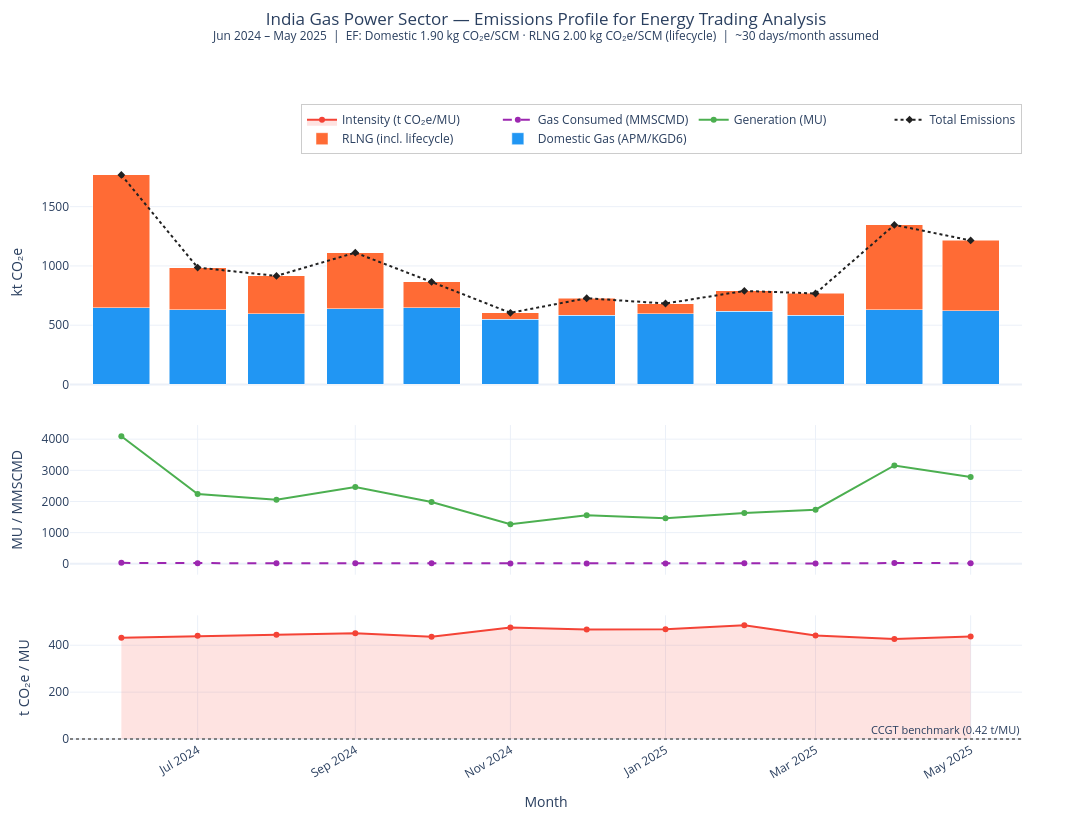

Source (notebook cell):
### Code cell
# ── EMISSION FACTORS (kg CO2 per MMSCMD per day → converted to tonnes/month) ─
# Natural gas: ~1.9 kg CO2 per SCM burned
# Domestic APM/KGD6 and RLNG are both methane-dominant but RLNG has slightly
# higher lifecycle emissions due to liquefaction & shipping energy (~5% uplift).
# Sources: IPCC AR6, IEA Gas Combustion EF
EF_DOM_KG_PER_SCM  = 1.90          # kg CO₂e per SCM — domestic pipeline gas
EF_RLNG_KG_PER_SCM = 1.90 * 1.05   # kg CO₂e per SCM — RLNG (5% lifecycle uplift)
SCM_PER_MMSCMD_PER_MONTH = 1e6     # 1 MMSCMD = 1,000,000 SCM/day
DAYS_PER_MONTH = 30                 # approximate

df = pd.read_excel(FILE_PATH, sheet_name="Monthly Summary", header=1)
df = df.dropna(subset=["Month"])
df.columns = df.columns.str.replace("\n", " ").str.strip()

# Rename for convenience
df = df.rename(columns={
    "Total Generation (MU)":          "Generation_MU",
    "Domestic Gas Consumed (MMSCMD)": "Dom_MMSCMD",
    "RLNG Consumed (MMSCMD)":         "RLNG_MMSCMD",
    "Total Gas Consumed (MMSCMD)":    "Total_MMSCMD",
    "% Domestic Share":               "Pct_Dom",
    "% RLNG Share":                   "Pct_RLNG",
})

df["Month_dt"] = pd.to_datetime(df["Month"], format="%b-%y")
df = df.sort_values("Month_dt")

# ── CALCULATE EMISSIONS (thousand tonnes CO₂e) ───────────────────────────────
df["Em_Dom_kt"]  = (df["Dom_MMSCMD"]  * SCM_PER_MMSCMD_PER_MONTH * DAYS_PER_MONTH
                    * EF_DOM_KG_PER_SCM) / 1e6   # kg → kt

df["Em_RLNG_kt"] = (df["RLNG_MMSCMD"] * SCM_PER_MMSCMD_PER_MONTH * DAYS_PER_MONTH
                    * EF_RLNG_KG_PER_SCM) / 1e6

df["Em_Total_kt"] = df["Em_Dom_kt"] + df["Em_RLNG_kt"]

# Emissions intensity: tonnes CO₂e per MU generated
df["Intensity_t_per_MU"] = (df["Em_Total_kt"] * 1000) / df["Generation_MU"]

months      = df["Month_dt"]
month_label = df["Month"].tolist()

fig = make_subplots(
    rows=3, cols=1,
    shared_xaxes=True,
    row_heights=[0.45, 0.30, 0.25],
    vertical_spacing=0.07,
)

# ROW 1 — Stacked bar: Dom + RLNG emissions
fig.add_trace(go.Bar(
    x=months, y=df["Em_Dom_kt"],
    name="Domestic Gas (APM/KGD6)",
    marker_color="#2196F3",
    hovertemplate="<b>Domestic</b><br>%{x|%b %Y}: %{y:.1f} kt CO₂e<extra></extra>",
), row=1, col=1)

fig.add_trace(go.Bar(
    x=months, y=df["Em_RLNG_kt"],
    name="RLNG (incl. lifecycle)",
    marker_color="#FF6B35",
    hovertemplate="<b>RLNG</b><br>%{x|%b %Y}: %{y:.1f} kt CO₂e<extra></extra>",
), row=1, col=1)

# Total emissions line overlay
fig.add_trace(go.Scatter(
    x=months, y=df["Em_Total_kt"],
    name="Total Emissions",
    mode="lines+markers",
    line=dict(color="#212121", width=2, dash="dot"),
    marker=dict(size=6, symbol="diamond"),
    hovertemplate="<b>Total</b><br>%{x|%b %Y}: %{y:.1f} kt CO₂e<extra></extra>",
), row=1, col=1)

# ROW 2 — Generation (MU) vs Gas Consumed (MMSCMD)
fig.add_trace(go.Scatter(
    x=months, y=df["Generation_MU"],
    name="Generation (MU)",
    mode="lines+markers",
    line=dict(color="#4CAF50", width=2),
    marker=dict(size=6),
    hovertemplate="%{x|%b %Y}: %{y:.0f} MU<extra></extra>",
), row=2, col=1)

fig.add_trace(go.Scatter(
    x=months, y=df["Total_MMSCMD"],
    name="Gas Consumed (MMSCMD)",
    mode="lines+markers",
    line=dict(color="#9C27B0", width=2, dash="dash"),
    marker=dict(size=6),
    yaxis="y4",
    hovertemplate="%{x|%b %Y}: %{y:.2f} MMSCMD<extra></extra>",
), row=2, col=1)

# ROW 3 — Emissions intensity
fig.add_trace(go.Scatter(
    x=months, y=df["Intensity_t_per_MU"],
    name="Intensity (t CO₂e/MU)",
    mode="lines+markers",
    fill="tozeroy",
    fillcolor="rgba(244,67,54,0.15)",
    line=dict(color="#F44336", width=2),
    marker=dict(size=6),
    hovertemplate="%{x|%b %Y}: %{y:.2f} t CO₂e/MU<extra></extra>",
), row=3, col=1)

# Horizontal reference line — typical CCGT benchmark ~420 t/GWh = 0.42 t/MU
fig.add_hline(
    y=0.42, row=3, col=1,
    line_dash="dot", line_color="grey",
    annotation_text="CCGT benchmark (0.42 t/MU)",
    annotation_position="top right",
    annotation_font_size=11,
)

fig.update_layout(
    barmode="stack",
    title=dict(
        text=(
            "India Gas Power Sector — Emissions Profile for Energy Trading Analysis<br>"
            "<sup>Jun 2024 – May 2025  |  EF: Domestic 1.90 kg CO₂e/SCM · "
            "RLNG 2.00 kg CO₂e/SCM (lifecycle)  |  ~30 days/month assumed</sup>"
        ),
        font=dict(size=17),
        x=0.5,
        y=0.97,
    ),
    template="plotly_white",
    width=1100,
    height=820,
    legend=dict(
        orientation="h",
        yanchor="bottom", y=1.01,
        xanchor="right",  x=1,
        bgcolor="rgba(255,255,255,0.85)",
        bordercolor="#ccc", borderwidth=1,
        font=dict(size=12),
    ),
    hovermode="x unified",
    margin=dict(t=160, b=60, l=70, r=70),
)

fig.update_yaxes(title_text="kt CO₂e",       row=1, col=1, showgrid=True)
fig.update_yaxes(title_text="MU / MMSCMD",   row=2, col=1, showgrid=True)
fig.update_yaxes(title_text="t CO₂e / MU",   row=3, col=1, showgrid=True)
fig.update_xaxes(title_text="Month", tickformat="%b %Y", tickangle=-30, row=3, col=1)

fig.show()

# ── PRINT SUMMARY TABLE ───────────────────────────────────────────────────────
print("\n── Emissions Summary ──────────────────────────────────────────────")
print(f"{'Month':<10} {'Dom (kt)':>10} {'RLNG (kt)':>10} {'Total (kt)':>11} {'Intensity':>12}")
print("-" * 58)
for _, row in df.iterrows():
    print(f"{row['Month']:<10} {row['Em_Dom_kt']:>10.1f} {row['Em_RLNG_kt']:>10.1f} "
          f"{row['Em_Total_kt']:>11.1f} {row['Intensity_t_per_MU']:>10.2f} t/MU")
print("-" * 58)
print(f"{'TOTAL':<10} {df['Em_Dom_kt'].sum():>10.1f} {df['Em_RLNG_kt'].sum():>10.1f} "
      f"{df['Em_Total_kt'].sum():>11.1f}")

### Figure 1 — Plotly figure (JSON) as saved in the notebook; plotly's stock layout.template omitted (floating-point values rounded to 4 significant figures)
{"data": [{"hovertemplate": "<b>Domestic</b><br>%{x|%b %Y}: %{y:.1f} kt CO₂e<extra></extra>", "marker": {"color": "#2196F3"}, "name": "Domestic Gas (APM/KGD6)", "type": "bar", "x": ["2024-06-01T00:00:00.000000000", "2024-07-01T00:00:00.000000000", "2024-08-01T00:00:00.000000000", "2024-09-01T00:00:00.000000000", "2024-10-01T00:00:00.000000000", "2024-11-01T00:00:00.000000000", "2024-12-01T00:00:00.000000000", "2025-01-01T00:00:00.000000000", "2025-02-01T00:00:00.000000000", "2025-03-01T00:00:00.000000000", "2025-04-01T00:00:00.000000000", "2025-05-01T00:00:00.000000000"], "xaxis": "x", "y": [646.4, 631.6, 598.5, 640.1, 646.4, 549.5, 582.5, 597.4, 619.6, 583.1, 632.1, 620.0], "yaxis": "y"}, {"hovertemplate": "<b>RLNG</b><br>%{x|%b %Y}: %{y:.1f} kt CO₂e<extra></extra>", "marker": {"color": "#FF6B35"}, "name": "RLNG (incl. lifecycle)", "type": "bar", "x": ["2024-06-01T00:00:00.000000000", "2024-07-01T00:00:00.000000000", "2024-08-01T00:00:00.000000000", "2024-09-01T00:00:00.000000000", "2024-10-01T00:00:00.000000000", "2024-11-01T00:00:00.000000000", "2024-12-01T00:00:00.000000000", "2025-01-01T00:00:00.000000000", "2025-02-01T00:00:00.000000000", "2025-03-01T00:00:00.000000000", "2025-04-01T00:00:00.000000000", "2025-05-01T00:00:00.000000000"], "xaxis": "x", "y": [1121.0, 354.9, 317.2, 471.6, 218.5, 55.06, 144.8, 85.59, 169.4, 184.3, 714.0, 595.2], "yaxis": "y"}, {"hovertemplate": "<b>Total</b><br>%{x|%b %Y}: %{y:.1f} kt CO₂e<extra></extra>", "line": {"color": "#212121", "dash": "dot", "width": 2}, "marker": {"size": 6, "symbol": "diamond"}, "mode": "lines+markers", "name": "Total Emissions", "type": "scatter", "x": ["2024-06-01T00:00:00.000000000", "2024-07-01T00:00:00.000000000", "2024-08-01T00:00:00.000000000", "2024-09-01T00:00:00.000000000", "2024-10-01T00:00:00.000000000", "2024-11-01T00:00:00.000000000", "2024-12-01T00:00:00.000000000", "2025-01-01T00:00:00.000000000", "2025-02-01T00:00:00.000000000", "2025-03-01T00:00:00.000000000", "2025-04-01T00:00:00.000000000", "2025-05-01T00:00:00.000000000"], "xaxis": "x", "y": [1767.0, 986.5, 915.7, 1112.0, 864.8, 604.5, 727.4, 682.9, 789.0, 767.4, 1346.0, 1215.0], "yaxis": "y"}, {"hovertemplate": "%{x|%b %Y}: %{y:.0f} MU<extra></extra>", "line": {"color": "#4CAF50", "width": 2}, "marker": {"size": 6}, "mode": "lines+markers", "name": "Generation (MU)", "type": "scatter", "x": ["2024-06-01T00:00:00.000000000", "2024-07-01T00:00:00.000000000", "2024-08-01T00:00:00.000000000", "2024-09-01T00:00:00.000000000", "2024-10-01T00:00:00.000000000", "2024-11-01T00:00:00.000000000", "2024-12-01T00:00:00.000000000", "2025-01-01T00:00:00.000000000", "2025-02-01T00:00:00.000000000", "2025-03-01T00:00:00.000000000", "2025-04-01T00:00:00.000000000", "2025-05-01T00:00:00.000000000"], "xaxis": "x2", "y": [4092.0, 2242.0, 2057.0, 2466.0, 1983.0, 1272.0, 1556.0, 1461.0, 1627.0, 1737.0, 3155.0, 2782.0], "yaxis": "y2"}, {"hovertemplate": "%{x|%b %Y}: %{y:.2f} MMSCMD<extra></extra>", "line": {"color": "#9C27B0", "dash": "dash", "width": 2}, "marker": {"size": 6}, "mode": "lines+markers", "name": "Gas Consumed (MMSCMD)", "type": "scatter", "x": ["2024-06-01T00:00:00.000000000", "2024-07-01T00:00:00.000000000", "2024-08-01T00:00:00.000000000", "2024-09-01T00:00:00.000000000", "2024-10-01T00:00:00.000000000", "2024-11-01T00:00:00.000000000", "2024-12-01T00:00:00.000000000", "2025-01-01T00:00:00.000000000", "2025-02-01T00:00:00.000000000", "2025-03-01T00:00:00.000000000", "2025-04-01T00:00:00.000000000", "2025-05-01T00:00:00.000000000"], "xaxis": "x2", "y": [30.07, 17.01, 15.8, 19.1, 14.99, 10.56, 12.64, 11.91, 13.7, 13.31, 23.03, 20.82], "yaxis": "y2"}, {"fill": "tozeroy", "fillcolor": "rgba(244,67,54,0.15)", "hovertemplate": "%{x|%b %Y}: %{y:.2f} t CO₂e/MU<extra></extra>", "line": {"color": "#F44336", "width": 2}, "marker": {"size": 6}, "mode": "lines+markers", "name": "Intensity (t CO₂e/MU)", "type": "scatter", "x": ["2024-06-01T00:00:00.000000000", "2024-07-01T00:00:00.000000000", "2024-08-01T00:00:00.000000000", "2024-09-01T00:00:00.000000000", "2024-10-01T00:00:00.000000000", "2024-11-01T00:00:00.000000000", "2024-12-01T00:00:00.000000000", "2025-01-01T00:00:00.000000000", "2025-02-01T00:00:00.000000000", "2025-03-01T00:00:00.000000000", "2025-04-01T00:00:00.000000000", "2025-05-01T00:00:00.000000000"], "xaxis": "x3", "y": [431.9, 439.9, 445.1, 450.9, 436.1, 475.3, 467.4, 467.6, 485.0, 441.8, 426.7, 436.8], "yaxis": "y3"}], "layout": {"annotations": [{"font": {"size": 11}, "showarrow": false, "text": "CCGT benchmark (0.42 t/MU)", "x": 1, "xanchor": "right", "xref": "x3 domain", "y": 0.42, "yanchor": "bottom", "yref": "y3"}], "barmode": "stack", "height": 820, "hovermode": "x unified", "legend": {"bgcolor": "rgba(255,255,255,0.85)", "bordercolor": "#ccc", "borderwidth": 1, "font": {"size": 12}, "orientation": "h", "x": 1, "xanchor": "right", "y": 1.01, "yanchor": "bottom"}, "margin": {"b": 60, "l": 70, "r": 70, "t": 160}, "shapes": [{"line": {"color": "grey", "dash": "dot"}, "type": "line", "x0": 0, "x1": 1, "xref": "x3 domain", "y0": 0.42, "y1": 0.42, "yref": "y3"}], "title": {"font": {"size": 17}, "text": "India Gas Power Sector — Emissions Profile for Energy Trading Analysis<br><sup>Jun 2024 – May 2025  |  EF: Domestic 1.90 kg CO₂e/SCM · RLNG 2.00 kg CO₂e/SCM (lifecycle)  |  ~30 days/month assumed</sup>", "x": 0.5, "y": 0.97}, "width": 1100, "xaxis": {"anchor": "y", "domain": [0, 1], "matches": "x3", "showticklabels": false}, "xaxis2": {"anchor": "y2", "domain": [0, 1], "matches": "x3", "showticklabels": false}, "xaxis3": {"anchor": "y3", "domain": [0, 1], "tickangle": -30, "tickformat": "%b %Y", "title": {"text": "Month"}}, "yaxis": {"anchor": "x", "domain": [0.613, 1], "showgrid": true, "title": {"text": "kt CO₂e"}}, "yaxis2": {"anchor": "x2", "domain": [0.285, 0.543], "showgrid": true, "title": {"text": "MU / MMSCMD"}}, "yaxis3": {"anchor": "x3", "domain": [0, 0.215], "showgrid": true, "title": {"text": "t CO₂e / MU"}}}}
